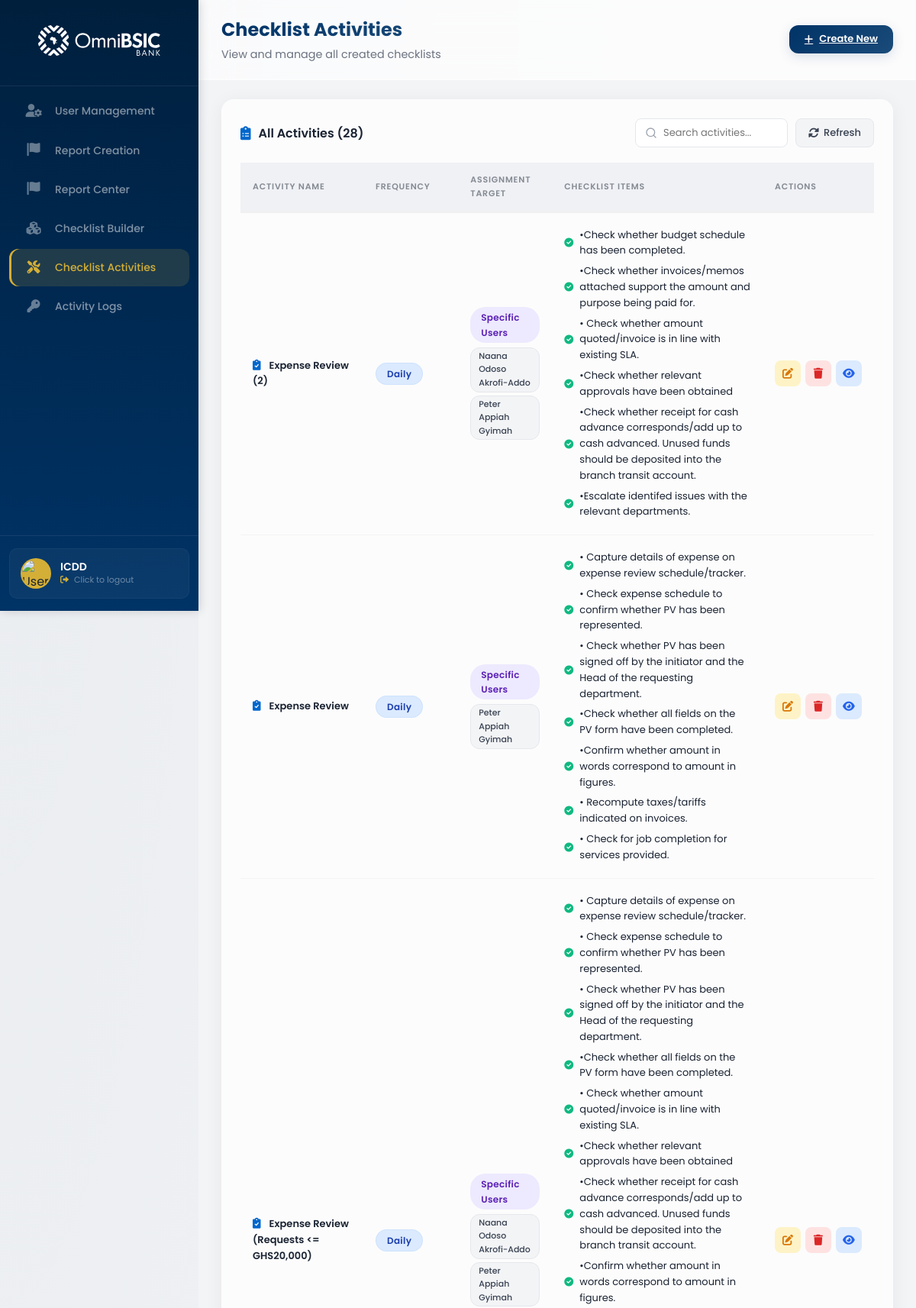
Page /adminboard/checklist-list/ (signed in, upper part) on the committed database.
### control_dashboard/models.py (models this page shows, shortened)
class UserProfile(models.Model):
    ROLE_CHOICES = [
        ('admin', 'Admin'),
        ('supervisor', 'Supervisor'),
        ('member', 'Member'),
    ]
    POSITION_CHOICES = [
        ('hc', 'Headoffice Control'),
        ('cc', 'Cluster Control'),
    ]
    STATUS_CHOICES = [
        ('active', 'Active'),
        ('inactive', 'Inactive'),
    ]
    user = models.OneToOneField(
        User,
        on_delete=models.CASCADE,
        related_name='profile',
        null=True,
        blank=True
    )
    email = models.EmailField(unique=True)
    full_name = models.CharField(max_length=200)
    username = models.CharField(max_length=150, unique=True, blank=True, null=True)
    position = models.CharField(max_length=50, choices=POSITION_CHOICES, default='member')
    role = models.CharField(max_length=50, choices=ROLE_CHOICES, default='member')
    status = models.CharField(max_length=50, choices=STATUS_CHOICES, default='active')
    created_at = models.DateTimeField(auto_now_add=True)
    updated_at = models.DateTimeField(auto_now=True)
    class Meta:
        db_table = 'user_profiles'
        ordering = ['full_name']

class Checklist(models.Model):
    FREQUENCY_CHOICES = [
        ('daily', 'Daily'),
        ('weekly', 'Weekly'),
        ('monthly', 'Monthly'),
        ('quarterly', 'Quarterly'),
        ('bi-annual', 'Bi-Annual'),
        ('annual', 'Annual'),
        ('one-off', 'One-off'),
    ]
    ASSIGNMENT_CHOICES = [
        ('all', 'All Users'),
        ('cc', 'Cluster Control'),
        ('hc', 'Head Office Control'),
        ('specific', 'Specific Users'),
    ]
    name = models.CharField(max_length=200)
    description = models.TextField(blank=True)
    frequency = models.CharField(max_length=50, choices=FREQUENCY_CHOICES, default='weekly')
    assignment_target = models.CharField(max_length=50, choices=ASSIGNMENT_CHOICES, default='all')
    assigned_users = models.ManyToManyField('UserProfile', blank=True, related_name='assigned_checklists')
    is_active = models.BooleanField(default=True)
    created_by = models.ForeignKey('UserProfile', on_delete=models.SET_NULL, null=True, related_name='created_checklists')
    created_at = models.DateTimeField(auto_now_add=True)
    updated_at = models.DateTimeField(auto_now=True)
    def get_frequency_display(self):
        return dict(self.FREQUENCY_CHOICES).get(self.frequency, self.frequency)
    class Meta:
        db_table = 'checklists'
        ordering = ['name']

class ChecklistTask(models.Model):
    checklist = models.ForeignKey(Checklist, on_delete=models.CASCADE, related_name='tasks')
    description = models.CharField(max_length=500)
    order = models.IntegerField(default=0)
    is_completed = models.BooleanField(default=False)
    created_at = models.DateTimeField(auto_now_add=True)
    updated_at = models.DateTimeField(auto_now=True)
    class Meta:
        db_table = 'checklist_tasks'
        ordering = ['order']

### control_dashboard/views.py (the view)
# urls.py: path('checklist-list/', views.checklist_list, name='checklist_list'),
@login_required
def checklist_list(request):
    try:
        user_profile = UserProfile.objects.get(email=request.user.email)
        if user_profile.role != 'admin':
            messages.error(request, 'You do not have permission to access this page.')
            return redirect_dashboard(request.user)
    except UserProfile.DoesNotExist:
        return redirect_dashboard(request.user)
    from .models import Checklist
    checklists = Checklist.objects.all().prefetch_related('tasks', 'assigned_users').order_by('-created_at')
    users = UserProfile.objects.filter(status='active').order_by('full_name')
    context = {
        'user_profile': user_profile,
        'checklists': checklists,
        'users': users,
        'today': timezone.now(),
    }
    return render(request, 'control_dashboard/checklist_list.html', context)

### control_dashboard/templates/control_dashboard/checklist_list.html (shortened to what this page needs)
{% extends 'control_dashboard/base.html' %}
{% load static %}
{% block extra_css %}
<link rel="stylesheet" href="{% static 'stylesheets/checklist_list.css' %}" type="text/css">
{% endblock %}
{% block dashboard_url %}{% url 'control_dashboard:admin_page' %}{% endblock %}
{% block nav_links %}
<li><a href="{% url 'control_dashboard:admin_page' %}">
    <span class="nav-icon"><i class="fas fa-user-cog"></i></span>
    <span class="nav-text">User Management</span>
</a></li>
<li><a href="{% url 'control_dashboard:report_creation' %}">
    <span class="nav-icon"><i class="fas fa-flag"></i></span>
    <span class="nav-text">Report Creation</span>
</a></li>
<li><a href="{% url 'control_dashboard:report_center' %}">
    <span class="nav-icon"><i class="fas fa-flag"></i></span>
    <span class="nav-text">Report Center</span>
</a></li>
<li><a href="{% url 'control_dashboard:checklist_builder' %}">
    <span class="nav-icon"><i class="fas fa-cubes"></i></span>
    <span class="nav-text">Checklist Builder</span>
</a></li>
<li class="active"><a href="{% url 'control_dashboard:checklist_list' %}">
    <span class="nav-icon"><i class="fas fa-tools"></i></span>
    <span class="nav-text">Checklist Activities</span>
</a></li>
<li><a href="{% url 'control_dashboard:activity_logs' %}">
    <span class="nav-icon"><i class="fas fa-key"></i></span>
    <span class="nav-text">Activity Logs</span>
</a></li>
{% endblock %}
{% block page_title %}Checklist Activities{% endblock %}
{% block page_subtitle %}
<span class="page-subtitle">View and manage all created checklists</span>
{% endblock %}
{% block top_header_right %}
<a href="{% url 'control_dashboard:checklist_builder' %}" class="btn-create-header">
    <i class="fas fa-plus"></i> Create New
</a>
{% endblock %}
{% block content %}
<div class="checklist-list-container">
    <div class="table-container">
        <div class="table-header">
            <h4><i class="fas fa-clipboard-list"></i> All Activities ({{ checklists|length }})</h4>
            <div class="table-actions">
                <input type="text" id="searchChecklist" class="table-input" placeholder="Search activities..." style="width: 200px;" onkeyup="filterChecklists()">
                <button class="btn-refresh" onclick="location.reload()">
                    <i class="fas fa-sync-alt"></i> Refresh
                </button>
            </div>
        </div>
        {% if checklists %}
        <table class="users-table checklist-table">
            <thead>
                <tr>
                    <th style="width: 20%;">Activity Name</th>
                    <th style="width: 15%;">Frequency</th>
                    <th style="width: 15%;">Assignment Target</th>
                    <th style="width: 35%;">Checklist Items</th>
                    <th style="width: 15%;" class="text-center">Actions</th>
                </tr>
            </thead>
            <tbody>
                {% for checklist in checklists %}
                <tr data-id="{{ checklist.id }}" class="checklist-row">
                    <td class="font-bold">
                        <i class="fas fa-clipboard-check" style="color: #0066cc; margin-right: 8px;"></i>
                        {{ checklist.name }}
                    </td>
                    <td>
                        <span class="frequency-tag {{ checklist.frequency }}">
                            {{ checklist.get_frequency_display }}
                        </span>
                    </td>
                    <td>
                        <span class="assignment-tag {% if checklist.assignment_target == 'all' %}all{% elif checklist.assignment_target == 'hc' %}hc{% elif checklist.assignment_target == 'cc' %}cc{% else %}specific{% endif %}">
                            {% if checklist.assignment_target == 'all' %}
                                All Personnel
                            {% elif checklist.assignment_target == 'hc' %}
                                Head Office Control
                            {% elif checklist.assignment_target == 'cc' %}
                                Cluster Control
                            {% else %}
                                Specific Users
                            {% endif %}
                        </span>
                        {% if checklist.assignment_target == 'specific' %}
                        <div class="assigned-users-list">
                            {% for user in checklist.assigned_users.all|slice:":3" %}
                            <span class="user-tag">{{ user.full_name|default:user.email }}</span>
                            {% endfor %}
                        </div>
                        {% endif %}
                    </td>
                    <td>
                        <ul class="task-list">
                            {% for task in checklist.tasks.all %}
                            <li><i class="fas fa-check-circle"></i> {{ task.description }}</li>
                            {% empty %}
                            <li class="text-muted">No tasks defined</li>
                            {% endfor %}
                        </ul>
                    </td>
                    <td class="text-center">
                        <div class="action-buttons">
                            <button class="btn-action edit" onclick="editChecklist('{{ checklist.id }}')" title="Edit Activity">
                                <i class="fas fa-edit"></i>
                            </button>
                            <button class="btn-action delete" onclick="deleteChecklist('{{ checklist.id }}')" title="Delete Activity">
                                <i class="fas fa-trash"></i>
                            </button>
                            <button class="btn-action view" onclick="viewChecklist('{{ checklist.id }}')" title="View Details">
                                <i class="fas fa-eye"></i>
                            </button>
                        </div>
                    </td>
                </tr>
                {% endfor %}
            </tbody>
        </table>
        {% else %}
        <div class="empty-state">
            <i class="fas fa-clipboard-list"></i>
            <h3>No Checklists Created</h3>
            <p>Create your first checklist using the <a href="{% url 'control_dashboard:checklist_builder' %}">Checklist Builder</a></p>
        </div>
        {% endif %}
    </div>
</div>
{% endblock %}

### control_dashboard/templates/control_dashboard/base.html (shortened to what this page needs)
{% load static %}
<!DOCTYPE html>
<html>
    <head>
        <link rel="stylesheet" href="{% static 'stylesheets/base.css' %}" type="text/css">
        <link rel="stylesheet" href="https://cdnjs.cloudflare.com/ajax/libs/font-awesome/6.0.0-beta3/css/all.min.css">
        {% block extra_css %}{% endblock %}
    </head>
    <body>
        <div class="page-wrapper">
            <div class="nav-bar">
                <div class="logo">
                    <a href="{% block dashboard_url %}{% url 'control_dashboard:member_dashboard' %}{% endblock %}">
                        <img src="{% static 'images/OmniBSIC_Bank_Logo.svg' %}" alt="Bank Logo">
                    </a>
                </div>
                <ul class="nav-links">
                    {% block nav_links %}{% endblock %}
                </ul>
                <div class="nav-footer">
                    <div class="nav-profile-card" onclick="logoutUser()" style="cursor: pointer;" title="Click to logout">
                        <div class="nav-profile-img-wrapper">
                            <img src="{% static 'images/user-avatar.jpg' %}" alt="User Profile Image">
                        </div>
                        <div class="nav-profile-info">
                            <h4 class="nav-user-name">{{ user_profile.full_name|default:"User" }}</h4>
                            <p class="nav-user-role">
                                <i class="fas fa-sign-out-alt" style="font-size: 11px; margin-right: 4px;"></i>
                                Click to logout
                            </p>
                        </div>
                    </div>
                </div>
            </div>
            <div class="main-content-wrapper">
                <div class="top-header">
                    <div class="top-header-left">
                        <span class="page-title">{% block page_title %}Dashboard{% endblock %}</span>
                        {% block page_subtitle %}{% endblock %}
                    </div>
                    <div class="top-header-right">
                        {% block top_header_right %}{% endblock %}
                    </div>
                </div>
                <div class="main-content">
                    {% block content %}{% endblock %}
                </div>
            </div>
        </div>
    </body>
</html>

### control_dashboard/static/stylesheets/checklist_list.css (style rules this page uses)
.checklist-list-container { max-width: 1400px; margin: 0 auto; }
.table-container { background: var(--glass-bg, rgba(255, 255, 255, 0.75)); backdrop-filter: blur(16px); -webkit-backdrop-filter: blur(16px); border-radius: 16px; border: 1px solid var(--glass-border, rgba(255, 255, 255, 0.3)); padding: var(--space-lg, 24px); overflow: hidden; box-shadow: 0 4px 24px rgba(0, 0, 0, 0.06); transition: all 0.3s ease; }
.table-header { display: flex; justify-content: space-between; align-items: center; margin-bottom: 20px; flex-wrap: wrap; gap: 12px; }
.table-header h4 { font-size: 16px; font-weight: 600; color: #1a2332; margin: 0; display: flex; align-items: center; gap: 10px; }
.table-header h4 i { color: #0066cc; font-size: 18px; }
.table-actions { display: flex; align-items: center; gap: 10px; }
.table-actions .table-input { width: 220px; padding: 8px 14px 8px 36px; border: 1.5px solid #e5e7eb; border-radius: 8px; font-size: 13px; transition: all 0.3s ease; font-family: 'Poppins', sans-serif; }
.btn-refresh { display: inline-flex; align-items: center; gap: 6px; padding: 8px 16px; background: #f3f4f6; color: #374151; border: 1px solid #e5e7eb; border-radius: 8px; cursor: pointer; font-size: 13px; font-weight: 500; transition: all 0.3s ease; font-family: 'Poppins', sans-serif; }
.btn-refresh i { font-size: 14px; }
.checklist-table { width: 100%; border-collapse: collapse; background: transparent; }
.checklist-table thead th { background: rgba(0, 51, 102, 0.03); color: rgba(26, 35, 50, 0.5); font-size: 11px; font-weight: 600; text-transform: uppercase; letter-spacing: 0.8px; text-align: left; padding: 14px 16px; border-bottom: 2px solid #f0f0f0; }
.checklist-table tbody td { padding: 16px; color: #1a2332; font-size: 13px; border-bottom: 1px solid #f3f4f6; vertical-align: middle; }
.checklist-table tbody tr { transition: all 0.2s ease; }
.checklist-table .font-bold { font-weight: 600; color: #1a2332; }
.checklist-table .font-bold i { color: #0066cc; font-size: 14px; }
.frequency-tag { display: inline-block; padding: 4px 14px; border-radius: 20px; font-size: 12px; font-weight: 600; letter-spacing: 0.3px; }
.frequency-tag.daily { background: #dbeafe; color: #1e40af; }
.assignment-tag { display: inline-block; padding: 4px 14px; border-radius: 20px; font-size: 12px; font-weight: 600; letter-spacing: 0.3px; }
.assignment-tag.specific { background: #ede9fe; color: #5b21b6; }
.assigned-users-list { display: flex; flex-wrap: wrap; gap: 4px; margin-top: 6px; }
.user-tag { display: inline-block; padding: 2px 10px; background: #f3f4f6; color: #374151; border-radius: 12px; font-size: 11px; font-weight: 500; border: 1px solid #e5e7eb; }
.task-list { list-style: none; padding: 0; margin: 0; }
.task-list li { padding: 3px 0; font-size: 13px; color: #1a2332; display: flex; align-items: center; gap: 8px; }
.task-list li i { color: #10b981; font-size: 12px; flex-shrink: 0; }
.action-buttons { display: flex; gap: 6px; justify-content: center; }
.btn-action { width: 34px; height: 34px; border: none; border-radius: 8px; cursor: pointer; transition: all 0.3s ease; display: flex; align-items: center; justify-content: center; font-size: 14px; }
.btn-action.edit { background: #fef3c7; color: #d97706; }
.btn-action.delete { background: #fee2e2; color: #dc2626; }
.btn-action.view { background: #dbeafe; color: #2563eb; }

### rows in the picture
UserProfile: full_name "ICDD"
Checklist: name "Expense Review (2)", frequency "Daily", assignment_target "Specific Users"
UserProfile: full_name "Naana Odoso Akrofi-Addo"
UserProfile: full_name "Peter Appiah Gyimah"
ChecklistTask: description "•Check whether budget schedule has been completed."
ChecklistTask: description "•Check whether invoices/memos attached support the amount and purpose being paid for."
ChecklistTask: description "• Check whether amount quoted/invoice is in line with existing SLA."
ChecklistTask: description "•Check whether relevant approvals have been obtained"
ChecklistTask: description "•Check whether receipt for cash advance corresponds/add up to cash advanced. Unused funds should be deposited into the branch transit account."
ChecklistTask: description "•Escalate identifed issues with the relevant departments."
Checklist: name "Expense Review", frequency "Daily", assignment_target "Specific Users"
ChecklistTask: description "• Capture details of expense on expense review schedule/tracker."
ChecklistTask: description "• Check expense schedule to confirm whether PV has been represented."
ChecklistTask: description "• Check whether PV has been signed off by the initiator and the Head of the requesting department."
ChecklistTask: description "•Check whether all fields on the PV form have been completed."
ChecklistTask: description "•Confirm whether amount in words correspond to amount in figures."
ChecklistTask: description "• Recompute taxes/tariffs indicated on invoices."
ChecklistTask: description "• Check for job completion for services provided."
Checklist: name "Expense Review (Requests <= GHS20,000)", frequency "Daily", assignment_target "Specific Users"
ChecklistTask: description "• Capture details of expense on expense review schedule/tracker."
ChecklistTask: description "• Check expense schedule to confirm whether PV has been represented."
ChecklistTask: description "• Check whether PV has been signed off by the initiator and the Head of the requesting department."
ChecklistTask: description "•Check whether all fields on the PV form have been completed."
ChecklistTask: description "• Check whether amount quoted/invoice is in line with existing SLA."
ChecklistTask: description "•Check whether relevant approvals have been obtained"
ChecklistTask: description "•Check whether receipt for cash advance corresponds/add up to cash advanced. Unused funds should be deposited into the branch transit account."
ChecklistTask: description "•Confirm whether amount in words correspond to amount in figures."

### other values in the picture
{{ checklists|length }} "28"
